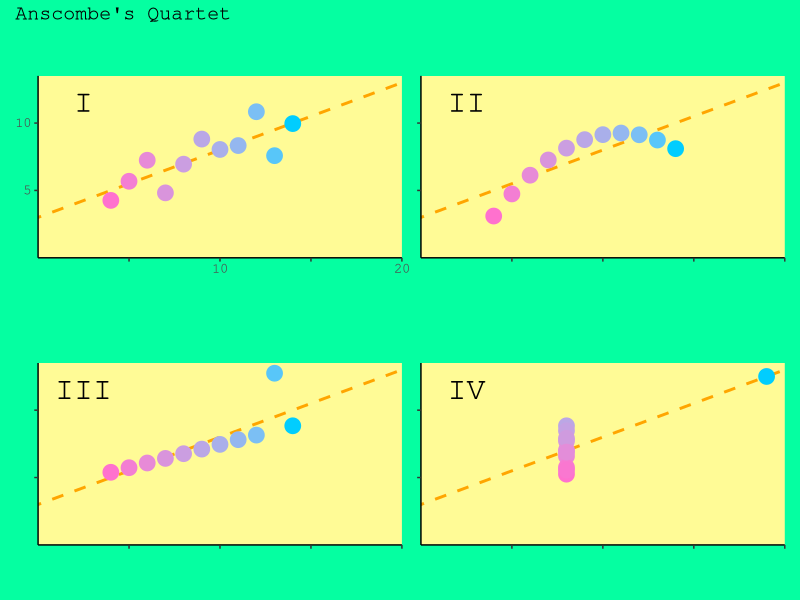

Recreate this plot in R.
library(tidyverse)
library(patchwork)

anscombe

theme_update(panel.background = element_rect(fill = "#fffb96"),
             axis.line = element_line(color = "black"),
             aspect.ratio = 1/2,
             axis.text = element_text(family = "mono", size = 10),
             plot.background = element_rect(linetype = 0),
             panel.grid = element_blank())

p1 <- anscombe %>% ggplot(aes(x = x1, y = y1,
                              color = x1)) +
  geom_abline(slope = 0.5, intercept = 3,
              color = "orange", linetype = "dashed", size = 1) +
  geom_point(size = 5, show.legend = FALSE) +
  coord_cartesian(xlim = c(0, 20), ylim = c(0, 13.5), expand = FALSE) +
  scale_x_continuous(breaks = c(5, 10, 15, 20),
                     labels = c("", 10, "", 20)) +
  scale_y_continuous(breaks = c(5, 10)) +
  scale_color_gradient(low = "#ff71ce", high = "#01cdfe") +
  labs(x = NULL, y = NULL) +
  annotate("text", x = 2.5, y = 11.5,
           label = "I",
           size = 8,
           family = "mono")

p2 <- anscombe %>% ggplot(aes(x = x2, y = y2,
                              color = x2)) +
  geom_abline(slope = 0.5, intercept = 3,
              color = "orange", linetype = "dashed", size = 1) +
  geom_point(size = 5, show.legend = FALSE) +
  coord_cartesian(xlim = c(0, 20), ylim = c(0, 13.5), expand = FALSE) +
  scale_x_continuous(breaks = c(5, 10, 15, 20),
                     labels = NULL) +
  scale_y_continuous(breaks = c(5, 10),
                     labels = NULL) +
  scale_color_gradient(low = "#ff71ce", high = "#01cdfe") +
  labs(x = NULL, y = NULL) +
  annotate("text", x = 2.5, y = 11.5,
           label = "II",
           size = 8,
           family = "mono")

p3 <- anscombe %>% ggplot(aes(x = x3, y = y3,
                              color = x3)) +
  geom_abline(slope = 0.5, intercept = 3,
              color = "orange", linetype = "dashed", size = 1) +
  geom_point(size = 5, show.legend = FALSE) +
  coord_cartesian(xlim = c(0, 20), ylim = c(0, 13.5), expand = FALSE) +
  scale_x_continuous(breaks = c(5, 10, 15, 20),
                     labels = NULL) +
  scale_y_continuous(breaks = c(5, 10),
                     labels = NULL) +
  scale_color_gradient(low = "#ff71ce", high = "#01cdfe") +
  labs(x = NULL, y = NULL) +
  annotate("text", x = 2.5, y = 11.5,
           label = "III",
           size = 8,
           family = "mono")

p4 <- anscombe %>% ggplot(aes(x = x4, y = y4,
                              color = y4)) +
  geom_abline(slope = 0.5, intercept = 3,
              color = "orange", linetype = "dashed", size = 1) +
  geom_point(size = 5, show.legend = FALSE) +
  coord_cartesian(xlim = c(0, 20), ylim = c(0, 13.5), expand = FALSE) +
  scale_x_continuous(breaks = c(5, 10, 15, 20),
                     labels = NULL) +
  scale_y_continuous(breaks = c(5, 10),
                     labels = NULL) +
  scale_color_gradient(low = "#ff71ce", high = "#01cdfe") +
  labs(x = NULL, y = NULL) +
  annotate("text", x = 2.5, y = 11.5,
           label = "IV",
           size = 8,
           family = "mono")

p <- (p1 + p2) / (p3 + p4)
p + plot_annotation(title = "Anscombe's Quartet") &
  theme(text = element_text(family = "mono", size = 12),
        plot.background = element_rect(fill = "#05ffa1"))

# ggsave("anscombe/anscombe.png", dpi = 600)
